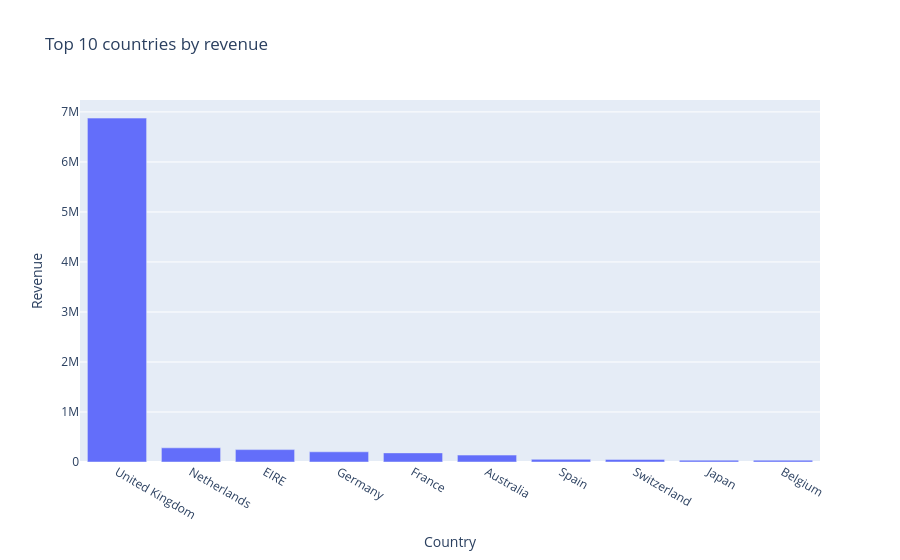

Notebook code cell kept with this figure:
### Markdown cell above
### Q2. Which countries generate the highest revenue?

### Code cell
country_revenue = (
    sales_df.groupby("country")
    .agg(revenue=("revenue", "sum"), customers=("customer_id", "nunique"), orders=("order_id", "nunique"))
    .sort_values("revenue", ascending=False)
    .reset_index()
)
country_revenue["revenue_share_percent"] = country_revenue["revenue"] / country_revenue["revenue"].sum() * 100
display(country_revenue.head(10))

fig = px.bar(
    country_revenue.head(10),
    x="country",
    y="revenue",
    title="Top 10 countries by revenue",
    labels={"revenue": "Revenue", "country": "Country"},
)
fig.show()

### Figure 1 — Plotly figure (JSON) as saved in the notebook; plotly's stock layout.template omitted (floating-point values rounded to 4 significant figures)
{"data": [{"hovertemplate": "Country=%{x}<br>Revenue=%{y}<extra></extra>", "legendgroup": "", "marker": {"color": "#636efa", "pattern": {"shape": ""}}, "name": "", "orientation": "v", "showlegend": false, "textposition": "auto", "type": "bar", "x": ["United Kingdom", "Netherlands", "EIRE", "Germany", "France", "Australia", "Spain", "Switzerland", "Japan", "Belgium"], "xaxis": "x", "y": [6877000.0, 283500.0, 247800.0, 203800.0, 182100.0, 138300.0, 53360.0, 51990.0, 37310.0, 37030.0], "yaxis": "y"}], "layout": {"barmode": "relative", "legend": {"tracegroupgap": 0}, "title": {"text": "Top 10 countries by revenue"}, "xaxis": {"anchor": "y", "domain": [0, 1], "title": {"text": "Country"}}, "yaxis": {"anchor": "x", "domain": [0, 1], "title": {"text": "Revenue"}}}}
